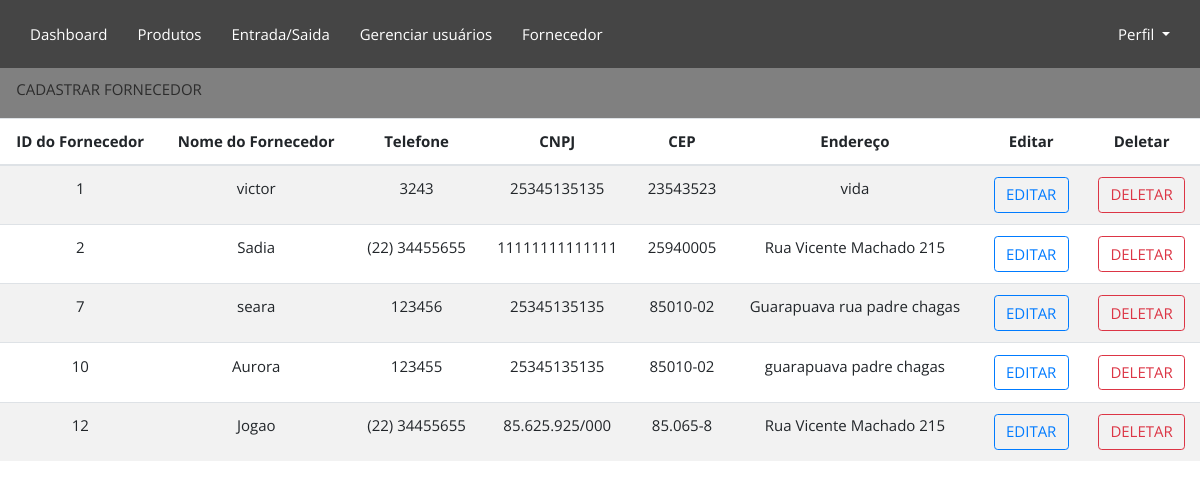
The app's page /telainicial/fornecedor/ (signed in) with its own data.
### Fornecedores/models.py (models this page shows, shortened)
class Fornecedor(models.Model):
    idFornecedor = models.AutoField(primary_key=True)
    nomeFornecedor = models.CharField(max_length=30, validators = [valida_texto])
    endereco = models.CharField(max_length=30)
    telefone = models.CharField(max_length=20)
    cep = models.CharField(max_length=8)
    cnpj = models.CharField(max_length=14)

### Fornecedores/views.py (the view)
# urls.py: path('',fornecedor_view, name = "fornecedor_view"),
def fornecedor_view(request):
    if(verifica_login(request)):
        fornecedores = Fornecedor.objects.all()
        fornecedorForm = FornecedorForm()
        return render(request,"fornecedor.html",{"fornecedores":fornecedores, 'fornecedorForm': fornecedorForm})
    else:
        return redirect(login_view)

### login/views.py (called while the page is built)
def verifica_login(request):
        return 'user_id' in request.session

### Fornecedores/templates/fornecedor.html (shortened to what this page needs)
{% extends 'base.html' %}
{% load static %}
{% block content%}
    <link rel="stylesheet" href="{% static 'css/fornecedores.css' %}">
    <div class="retangulo">
        <ul>
            <li>
                <a href="{% url 'cadastrarFornecedor_view' %}" class="btn btn-transparent">CADASTRAR FORNECEDOR</a>
            </li>
        </ul>
    </div>
    <div>
        <table class="table table-striped">
            <thead>
                <tr>
                    <th scope="col">ID do Fornecedor</th>
                    <th scope="col">Nome do Fornecedor</th>
                    <th scope="col">Telefone</th>
                    <th scope="col">CNPJ</th>
                    <th scope="col">CEP</th>
                    <th scope="col">Endereço</th>
                    <th scope="col">Editar</th>
                    <th scope="col">Deletar</th>
                </tr>
            </thead>
            <tbody>
                {% for fornecedor in fornecedores %}
                    <tr>
                        <td>{{fornecedor.idFornecedor}}</td>
                        <td>{{fornecedor.nomeFornecedor}}</td>
                        <td>{{fornecedor.telefone}}</td>
                        <td>{{fornecedor.cnpj}}</td>
                        <td>{{fornecedor.cep}}</td>
                        <td>{{fornecedor.endereco}}</td>
                        <td>
                            <a href="{% url 'editarFornecedor_view' fornecedor.idFornecedor %}" class="btn btn-outline-primary">EDITAR</a>
                        </td>
                        <td>
                            <a href="{% url 'deleteFornecedor_view' fornecedor.idFornecedor %}" class="btn btn-outline-danger">DELETAR</a>
                        </td>
                    </tr>
                {% endfor %}
            </tbody>
        </table>
    </div>
{% endblock %}

### Static/css/base.css (style rules this page uses)
* { margin:auto; padding: 0; box-sizing: border-box; font-family: 'Open Sans', sans-serif; font-size: 15px ; outline: none; }

### Fornecedores/static/css/fornecedores.css (style rules this page uses)
.retangulo ul { height: 50px; background-color: grey; }
.retangulo ul li { display: inline; }
.retangulo ul li a { color: #2c2c2c; display: inline-block; text-decoration: none; transition: background .3s; }
.btn-transparent { margin: 5px; background: transparent; border: none; transition: background .3s; color: white; }
.table thead th, .table tbody td { text-align: center; }
dl, ol, ul { margin-top: 0; margin-bottom: auto; }

### records on screen
Fornecedor: idFornecedor "1", nomeFornecedor "victor", telefone "3243", cnpj "25345135135", cep "23543523", endereco "vida"
Fornecedor: idFornecedor "2", nomeFornecedor "Sadia", telefone "(22) 34455655", cnpj "11111111111111", cep "25940005", endereco "Rua Vicente Machado 215"
Fornecedor: idFornecedor "7", nomeFornecedor "seara", telefone "123456", cnpj "25345135135", cep "85010-02", endereco "Guarapuava rua padre chagas"
Fornecedor: idFornecedor "10", nomeFornecedor "Aurora", telefone "123455", cnpj "25345135135", cep "85010-02", endereco "guarapuava padre chagas"
Fornecedor: idFornecedor "12", nomeFornecedor "Jogao", telefone "(22) 34455655", cnpj "85.625.925/000", cep "85.065-8", endereco "Rua Vicente Machado 215"
